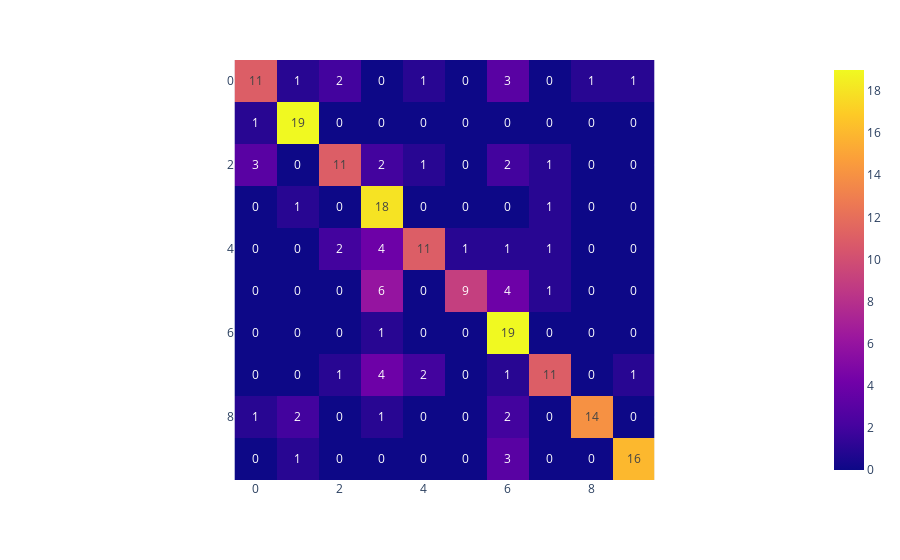

Notebook code for this chart:
### Code cell
import plotly.express as px
%matplotlib inline
from IPython.display import Image
mat = [
    [11, 1, 2, 0, 1, 0, 3, 0, 1, 1],
    [1, 19, 0, 0, 0, 0, 0, 0, 0, 0],
    [3, 0, 11, 2, 1, 0, 2, 1, 0, 0],
    [0, 1, 0, 18, 0, 0, 0, 1, 0, 0],
    [0, 0, 2, 4, 11, 1, 1, 1, 0, 0],
    [0, 0, 0, 6, 0, 9, 4, 1, 0, 0],
    [0, 0, 0, 1, 0, 0, 19, 0, 0, 0],
    [0, 0, 1, 4, 2, 0, 1, 11, 0, 1],
    [1, 2, 0, 1, 0, 0, 2, 0, 14, 0],
    [0, 1, 0, 0, 0, 0, 3, 0, 0, 16],
       ]

fig = px.imshow(mat, text_auto=True)
fig.show()
#fig.write_image("./ic_200_abs_heuristic.eps")
img_bytes = fig.to_image(format="png")
Image(img_bytes)

### Figure 1 — Plotly figure (JSON) as saved in the notebook; plotly's stock layout.template omitted (floating-point values rounded to 4 significant figures)
{"data": [{"coloraxis": "coloraxis", "hovertemplate": "x: %{x}<br>y: %{y}<br>color: %{z}<extra></extra>", "name": "0", "texttemplate": "%{z}", "type": "heatmap", "xaxis": "x", "yaxis": "y", "z": [[11, 1, 2, 0, 1, 0, 3, 0, 1, 1], [1, 19, 0, 0, 0, 0, 0, 0, 0, 0], [3, 0, 11, 2, 1, 0, 2, 1, 0, 0], [0, 1, 0, 18, 0, 0, 0, 1, 0, 0], [0, 0, 2, 4, 11, 1, 1, 1, 0, 0], [0, 0, 0, 6, 0, 9, 4, 1, 0, 0], [0, 0, 0, 1, 0, 0, 19, 0, 0, 0], [0, 0, 1, 4, 2, 0, 1, 11, 0, 1], [1, 2, 0, 1, 0, 0, 2, 0, 14, 0], [0, 1, 0, 0, 0, 0, 3, 0, 0, 16]]}], "layout": {"coloraxis": {"colorscale": [[0.0, "#0d0887"], [0.1111, "#46039f"], [0.2222, "#7201a8"], [0.3333, "#9c179e"], [0.4444, "#bd3786"], [0.5556, "#d8576b"], [0.6667, "#ed7953"], [0.7778, "#fb9f3a"], [0.8889, "#fdca26"], [1.0, "#f0f921"]]}, "margin": {"t": 60}, "xaxis": {"anchor": "y", "constrain": "domain", "domain": [0.0, 1.0], "scaleanchor": "y"}, "yaxis": {"anchor": "x", "autorange": "reversed", "constrain": "domain", "domain": [0.0, 1.0]}}}
